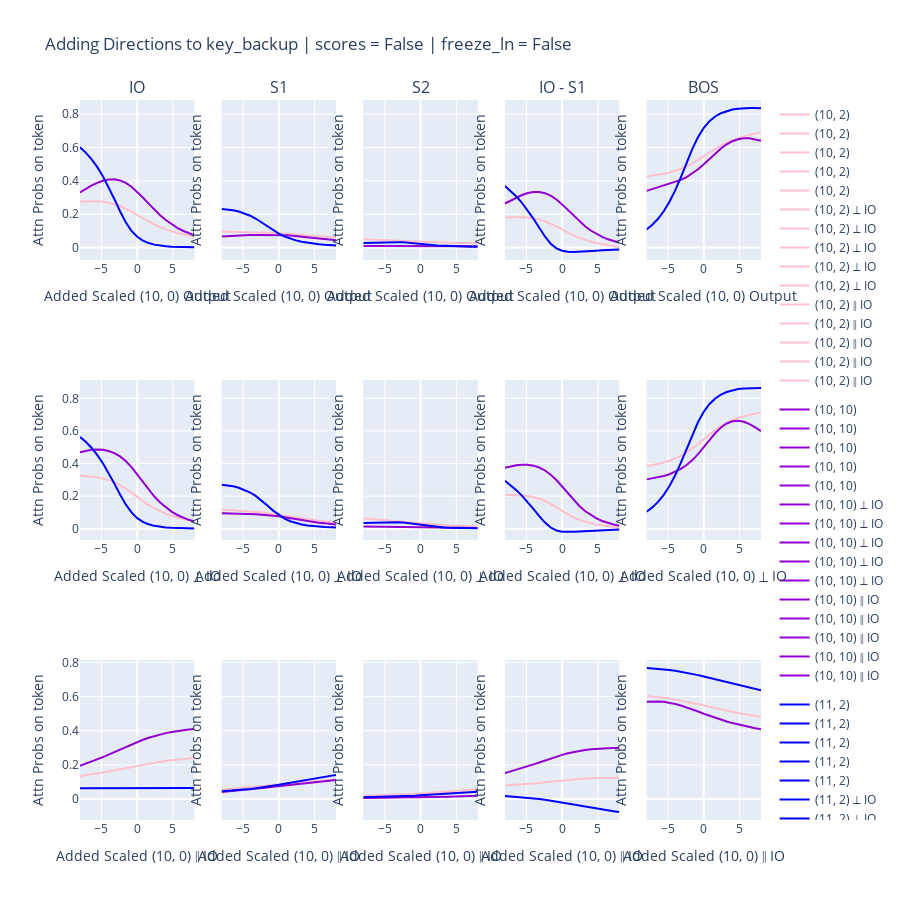

The cell this chart's notebook holds for it:
### Code cell
display_attn_scores("key_backup", scores = False, freeze_ln = False, head=(10, 0))

### Figure 1 — Plotly figure (JSON) as saved in the notebook; plotly's stock layout.template omitted (floating-point values rounded to 4 significant figures)
{"data": [{"legendgroup": "0", "line": {"color": "pink"}, "name": "(10, 2)", "type": "scatter", "x": [-8, -7.2, -6.4, -5.6, -4.8, -4, -3.2, -2.4, -1.6, -0.8, -1.192e-07, 0.8, 1.6, 2.4, 3.2, 4, 4.8, 5.6, 6.4, 7.2, 8], "xaxis": "x", "y": [0.2765, 0.2781, 0.2786, 0.2776, 0.2746, 0.2692, 0.2608, 0.2491, 0.2338, 0.2155, 0.1953, 0.1748, 0.1554, 0.1378, 0.1224, 0.1089, 0.09725, 0.08723, 0.07862, 0.07124, 0.06493], "yaxis": "y"}, {"legendgroup": "1", "line": {"color": "darkviolet"}, "name": "(10, 10)", "type": "scatter", "x": [-8, -7.2, -6.4, -5.6, -4.8, -4, -3.2, -2.4, -1.6, -0.8, -1.192e-07, 0.8, 1.6, 2.4, 3.2, 4, 4.8, 5.6, 6.4, 7.2, 8], "xaxis": "x", "y": [0.3307, 0.3517, 0.3711, 0.3879, 0.4009, 0.4086, 0.4095, 0.4027, 0.3876, 0.3646, 0.3347, 0.2999, 0.2633, 0.2274, 0.1944, 0.1652, 0.1401, 0.1189, 0.101, 0.08606, 0.07357], "yaxis": "y"}, {"legendgroup": "2", "line": {"color": "blue"}, "name": "(11, 2)", "type": "scatter", "x": [-8, -7.2, -6.4, -5.6, -4.8, -4, -3.2, -2.4, -1.6, -0.8, -1.192e-07, 0.8, 1.6, 2.4, 3.2, 4, 4.8, 5.6, 6.4, 7.2, 8], "xaxis": "x", "y": [0.6013, 0.5694, 0.5305, 0.4838, 0.4283, 0.3638, 0.2918, 0.2177, 0.1512, 0.1, 0.06473, 0.04177, 0.02713, 0.0178, 0.01183, 0.007968, 0.005447, 0.00378, 0.002666, 0.00191, 0.001392], "yaxis": "y"}, {"legendgroup": "0", "line": {"color": "pink"}, "name": "(10, 2)", "type": "scatter", "x": [-8, -7.2, -6.4, -5.6, -4.8, -4, -3.2, -2.4, -1.6, -0.8, -1.192e-07, 0.8, 1.6, 2.4, 3.2, 4, 4.8, 5.6, 6.4, 7.2, 8], "xaxis": "x2", "y": [0.09647, 0.09591, 0.09526, 0.09452, 0.09367, 0.09273, 0.09169, 0.09054, 0.08928, 0.08782, 0.08609, 0.08399, 0.08151, 0.07875, 0.07585, 0.07296, 0.07019, 0.0676, 0.06522, 0.06306, 0.0611], "yaxis": "y2"}, {"legendgroup": "1", "line": {"color": "darkviolet"}, "name": "(10, 10)", "type": "scatter", "x": [-8, -7.2, -6.4, -5.6, -4.8, -4, -3.2, -2.4, -1.6, -0.8, -1.192e-07, 0.8, 1.6, 2.4, 3.2, 4, 4.8, 5.6, 6.4, 7.2, 8], "xaxis": "x2", "y": [0.06633, 0.06884, 0.07098, 0.07273, 0.07411, 0.07513, 0.07584, 0.07628, 0.07645, 0.07628, 0.07566, 0.0744, 0.07239, 0.06966, 0.06636, 0.06271, 0.0589, 0.05509, 0.05136, 0.04779, 0.04441], "yaxis": "y2"}, {"legendgroup": "2", "line": {"color": "blue"}, "name": "(11, 2)", "type": "scatter", "x": [-8, -7.2, -6.4, -5.6, -4.8, -4, -3.2, -2.4, -1.6, -0.8, -1.192e-07, 0.8, 1.6, 2.4, 3.2, 4, 4.8, 5.6, 6.4, 7.2, 8], "xaxis": "x2", "y": [0.2316, 0.2286, 0.2238, 0.2164, 0.2057, 0.1912, 0.1729, 0.1513, 0.1277, 0.1044, 0.08364, 0.06676, 0.05358, 0.04339, 0.03548, 0.02928, 0.02436, 0.02043, 0.01727, 0.0147, 0.01261], "yaxis": "y2"}, {"legendgroup": "0", "line": {"color": "pink"}, "name": "(10, 2)", "type": "scatter", "x": [-8, -7.2, -6.4, -5.6, -4.8, -4, -3.2, -2.4, -1.6, -0.8, -1.192e-07, 0.8, 1.6, 2.4, 3.2, 4, 4.8, 5.6, 6.4, 7.2, 8], "xaxis": "x3", "y": [0.05004, 0.04845, 0.04675, 0.04494, 0.04309, 0.04122, 0.0394, 0.03767, 0.03607, 0.03459, 0.03324, 0.032, 0.0309, 0.02995, 0.02916, 0.02852, 0.02803, 0.02764, 0.02735, 0.02712, 0.02695], "yaxis": "y3"}, {"legendgroup": "1", "line": {"color": "darkviolet"}, "name": "(10, 10)", "type": "scatter", "x": [-8, -7.2, -6.4, -5.6, -4.8, -4, -3.2, -2.4, -1.6, -0.8, -1.192e-07, 0.8, 1.6, 2.4, 3.2, 4, 4.8, 5.6, 6.4, 7.2, 8], "xaxis": "x3", "y": [0.009734, 0.009694, 0.009627, 0.009549, 0.009477, 0.00943, 0.009427, 0.009487, 0.009626, 0.009844, 0.01012, 0.01039, 0.0106, 0.01068, 0.01062, 0.01043, 0.01015, 0.00981, 0.009435, 0.009044, 0.008652], "yaxis": "y3"}, {"legendgroup": "2", "line": {"color": "blue"}, "name": "(11, 2)", "type": "scatter", "x": [-8, -7.2, -6.4, -5.6, -4.8, -4, -3.2, -2.4, -1.6, -0.8, -1.192e-07, 0.8, 1.6, 2.4, 3.2, 4, 4.8, 5.6, 6.4, 7.2, 8], "xaxis": "x3", "y": [0.02733, 0.02864, 0.02993, 0.03109, 0.03202, 0.03257, 0.03252, 0.03151, 0.02922, 0.02584, 0.02205, 0.01846, 0.01536, 0.01279, 0.01071, 0.009026, 0.007668, 0.006567, 0.005668, 0.004929, 0.004318], "yaxis": "y3"}, {"legendgroup": "0", "line": {"color": "pink"}, "name": "(10, 2)", "type": "scatter", "x": [-8, -7.2, -6.4, -5.6, -4.8, -4, -3.2, -2.4, -1.6, -0.8, -1.192e-07, 0.8, 1.6, 2.4, 3.2, 4, 4.8, 5.6, 6.4, 7.2, 8], "xaxis": "x4", "y": [0.18, 0.1822, 0.1834, 0.1831, 0.1809, 0.1765, 0.1691, 0.1585, 0.1446, 0.1277, 0.1092, 0.09083, 0.07388, 0.05908, 0.04651, 0.03593, 0.02706, 0.01963, 0.0134, 0.008187, 0.003825], "yaxis": "y4"}, {"legendgroup": "1", "line": {"color": "darkviolet"}, "name": "(10, 10)", "type": "scatter", "x": [-8, -7.2, -6.4, -5.6, -4.8, -4, -3.2, -2.4, -1.6, -0.8, -1.192e-07, 0.8, 1.6, 2.4, 3.2, 4, 4.8, 5.6, 6.4, 7.2, 8], "xaxis": "x4", "y": [0.2643, 0.2828, 0.3001, 0.3152, 0.3268, 0.3334, 0.3336, 0.3264, 0.3112, 0.2883, 0.259, 0.2256, 0.1909, 0.1577, 0.128, 0.1025, 0.08121, 0.06377, 0.04964, 0.03827, 0.02916], "yaxis": "y4"}, {"legendgroup": "2", "line": {"color": "blue"}, "name": "(11, 2)", "type": "scatter", "x": [-8, -7.2, -6.4, -5.6, -4.8, -4, -3.2, -2.4, -1.6, -0.8, -1.192e-07, 0.8, 1.6, 2.4, 3.2, 4, 4.8, 5.6, 6.4, 7.2, 8], "xaxis": "x4", "y": [0.3697, 0.3407, 0.3067, 0.2673, 0.2226, 0.1726, 0.1189, 0.06638, 0.02351, -0.004334, -0.0189, -0.02499, -0.02645, -0.02559, -0.02365, -0.02131, -0.01892, -0.01665, -0.0146, -0.01279, -0.01122], "yaxis": "y4"}, {"legendgroup": "0", "line": {"color": "pink"}, "name": "(10, 2)", "type": "scatter", "x": [-8, -7.2, -6.4, -5.6, -4.8, -4, -3.2, -2.4, -1.6, -0.8, -1.192e-07, 0.8, 1.6, 2.4, 3.2, 4, 4.8, 5.6, 6.4, 7.2, 8], "xaxis": "x5", "y": [0.4281, 0.4317, 0.4364, 0.4426, 0.4504, 0.4603, 0.4725, 0.4875, 0.5053, 0.5258, 0.5479, 0.5704, 0.5918, 0.6113, 0.6285, 0.6434, 0.6563, 0.6673, 0.6766, 0.6845, 0.6911], "yaxis": "y5"}, {"legendgroup": "1", "line": {"color": "darkviolet"}, "name": "(10, 10)", "type": "scatter", "x": [-8, -7.2, -6.4, -5.6, -4.8, -4, -3.2, -2.4, -1.6, -0.8, -1.192e-07, 0.8, 1.6, 2.4, 3.2, 4, 4.8, 5.6, 6.4, 7.2, 8], "xaxis": "x5", "y": [0.3403, 0.3508, 0.3608, 0.3707, 0.3809, 0.3923, 0.406, 0.4229, 0.4442, 0.47, 0.5, 0.5325, 0.5649, 0.5945, 0.6192, 0.6378, 0.6498, 0.6553, 0.6551, 0.6498, 0.6403], "yaxis": "y5"}, {"legendgroup": "2", "line": {"color": "blue"}, "name": "(11, 2)", "type": "scatter", "x": [-8, -7.2, -6.4, -5.6, -4.8, -4, -3.2, -2.4, -1.6, -0.8, -1.192e-07, 0.8, 1.6, 2.4, 3.2, 4, 4.8, 5.6, 6.4, 7.2, 8], "xaxis": "x5", "y": [0.1085, 0.1367, 0.1727, 0.218, 0.2745, 0.343, 0.4227, 0.5087, 0.5917, 0.6627, 0.7177, 0.7578, 0.7861, 0.8056, 0.8189, 0.8277, 0.8331, 0.836, 0.837, 0.8366, 0.8351], "yaxis": "y5"}, {"legendgroup": "0", "line": {"color": "pink"}, "name": "(10, 2) ⊥ IO", "type": "scatter", "x": [-8, -7.2, -6.4, -5.6, -4.8, -4, -3.2, -2.4, -1.6, -0.8, -1.192e-07, 0.8, 1.6, 2.4, 3.2, 4, 4.8, 5.6, 6.4, 7.2, 8], "xaxis": "x6", "y": [0.3254, 0.3235, 0.3203, 0.3155, 0.3086, 0.299, 0.2861, 0.2692, 0.2479, 0.2227, 0.1953, 0.1687, 0.1447, 0.124, 0.1064, 0.09157, 0.07904, 0.06855, 0.05982, 0.05259, 0.0466], "yaxis": "y6"}, {"legendgroup": "1", "line": {"color": "darkviolet"}, "name": "(10, 10) ⊥ IO", "type": "scatter", "x": [-8, -7.2, -6.4, -5.6, -4.8, -4, -3.2, -2.4, -1.6, -0.8, -1.192e-07, 0.8, 1.6, 2.4, 3.2, 4, 4.8, 5.6, 6.4, 7.2, 8], "xaxis": "x6", "y": [0.4688, 0.4777, 0.4837, 0.486, 0.484, 0.4769, 0.4636, 0.4433, 0.4149, 0.3783, 0.3347, 0.2871, 0.2401, 0.1974, 0.1606, 0.1298, 0.1046, 0.08409, 0.06758, 0.0544, 0.04393], "yaxis": "y6"}, {"legendgroup": "2", "line": {"color": "blue"}, "name": "(11, 2) ⊥ IO", "type": "scatter", "x": [-8, -7.2, -6.4, -5.6, -4.8, -4, -3.2, -2.4, -1.6, -0.8, -1.192e-07, 0.8, 1.6, 2.4, 3.2, 4, 4.8, 5.6, 6.4, 7.2, 8], "xaxis": "x6", "y": [0.5631, 0.533, 0.4966, 0.4531, 0.4016, 0.3424, 0.2769, 0.2101, 0.1489, 0.09978, 0.06473, 0.04156, 0.02677, 0.01739, 0.01143, 0.0076, 0.005118, 0.003491, 0.002414, 0.001692, 0.001204], "yaxis": "y6"}, {"legendgroup": "0", "line": {"color": "pink"}, "name": "(10, 2) ⊥ IO", "type": "scatter", "x": [-8, -7.2, -6.4, -5.6, -4.8, -4, -3.2, -2.4, -1.6, -0.8, -1.192e-07, 0.8, 1.6, 2.4, 3.2, 4, 4.8, 5.6, 6.4, 7.2, 8], "xaxis": "x7", "y": [0.1177, 0.1158, 0.1136, 0.1113, 0.1086, 0.1057, 0.1025, 0.09906, 0.09526, 0.09098, 0.08609, 0.08059, 0.0747, 0.06878, 0.06311, 0.05788, 0.05318, 0.04903, 0.0454, 0.04224, 0.0395], "yaxis": "y7"}, {"legendgroup": "1", "line": {"color": "darkviolet"}, "name": "(10, 10) ⊥ IO", "type": "scatter", "x": [-8, -7.2, -6.4, -5.6, -4.8, -4, -3.2, -2.4, -1.6, -0.8, -1.192e-07, 0.8, 1.6, 2.4, 3.2, 4, 4.8, 5.6, 6.4, 7.2, 8], "xaxis": "x7", "y": [0.09511, 0.0947, 0.09399, 0.093, 0.09172, 0.09018, 0.08834, 0.08613, 0.08341, 0.07999, 0.07566, 0.07036, 0.06438, 0.05817, 0.05216, 0.04657, 0.04148, 0.03689, 0.03279, 0.02915, 0.02595], "yaxis": "y7"}, {"legendgroup": "2", "line": {"color": "blue"}, "name": "(11, 2) ⊥ IO", "type": "scatter", "x": [-8, -7.2, -6.4, -5.6, -4.8, -4, -3.2, -2.4, -1.6, -0.8, -1.192e-07, 0.8, 1.6, 2.4, 3.2, 4, 4.8, 5.6, 6.4, 7.2, 8], "xaxis": "x7", "y": [0.2689, 0.2655, 0.26, 0.2514, 0.239, 0.2219, 0.1996, 0.1724, 0.1418, 0.111, 0.08364, 0.06188, 0.04575, 0.0342, 0.02597, 0.02005, 0.01572, 0.01249, 0.01005, 0.008173, 0.006719], "yaxis": "y7"}, {"legendgroup": "0", "line": {"color": "pink"}, "name": "(10, 2) ⊥ IO", "type": "scatter", "x": [-8, -7.2, -6.4, -5.6, -4.8, -4, -3.2, -2.4, -1.6, -0.8, -1.192e-07, 0.8, 1.6, 2.4, 3.2, 4, 4.8, 5.6, 6.4, 7.2, 8], "xaxis": "x8", "y": [0.06373, 0.06126, 0.0586, 0.05577, 0.0528, 0.04971, 0.04652, 0.04327, 0.03996, 0.0366, 0.03324, 0.03001, 0.02705, 0.02444, 0.02218, 0.02026, 0.01861, 0.01721, 0.01601, 0.01499, 0.01411], "yaxis": "y8"}, {"legendgroup": "1", "line": {"color": "darkviolet"}, "name": "(10, 10) ⊥ IO", "type": "scatter", "x": [-8, -7.2, -6.4, -5.6, -4.8, -4, -3.2, -2.4, -1.6, -0.8, -1.192e-07, 0.8, 1.6, 2.4, 3.2, 4, 4.8, 5.6, 6.4, 7.2, 8], "xaxis": "x8", "y": [0.01285, 0.01252, 0.01219, 0.01187, 0.01157, 0.0113, 0.01107, 0.01087, 0.01068, 0.01045, 0.01012, 0.009645, 0.009049, 0.008393, 0.007741, 0.007126, 0.006557, 0.006033, 0.005552, 0.005111, 0.00471], "yaxis": "y8"}, {"legendgroup": "2", "line": {"color": "blue"}, "name": "(11, 2) ⊥ IO", "type": "scatter", "x": [-8, -7.2, -6.4, -5.6, -4.8, -4, -3.2, -2.4, -1.6, -0.8, -1.192e-07, 0.8, 1.6, 2.4, 3.2, 4, 4.8, 5.6, 6.4, 7.2, 8], "xaxis": "x8", "y": [0.0344, 0.03601, 0.03757, 0.03896, 0.04001, 0.04044, 0.03981, 0.03757, 0.03344, 0.0279, 0.02205, 0.01687, 0.01276, 0.009679, 0.007427, 0.005781, 0.004565, 0.003654, 0.002962, 0.002429, 0.002014], "yaxis": "y8"}, {"legendgroup": "0", "line": {"color": "pink"}, "name": "(10, 2) ⊥ IO", "type": "scatter", "x": [-8, -7.2, -6.4, -5.6, -4.8, -4, -3.2, -2.4, -1.6, -0.8, -1.192e-07, 0.8, 1.6, 2.4, 3.2, 4, 4.8, 5.6, 6.4, 7.2, 8], "xaxis": "x9", "y": [0.2076, 0.2077, 0.2067, 0.2042, 0.2, 0.1933, 0.1836, 0.1701, 0.1526, 0.1317, 0.1092, 0.08807, 0.06996, 0.05523, 0.04334, 0.03369, 0.02586, 0.01952, 0.01443, 0.01035, 0.007109], "yaxis": "y9"}, {"legendgroup": "1", "line": {"color": "darkviolet"}, "name": "(10, 10) ⊥ IO", "type": "scatter", "x": [-8, -7.2, -6.4, -5.6, -4.8, -4, -3.2, -2.4, -1.6, -0.8, -1.192e-07, 0.8, 1.6, 2.4, 3.2, 4, 4.8, 5.6, 6.4, 7.2, 8], "xaxis": "x9", "y": [0.3737, 0.383, 0.3897, 0.393, 0.3923, 0.3867, 0.3753, 0.3571, 0.3315, 0.2983, 0.259, 0.2168, 0.1758, 0.1392, 0.1084, 0.08327, 0.06312, 0.0472, 0.03479, 0.02525, 0.01798], "yaxis": "y9"}, {"legendgroup": "2", "line": {"color": "blue"}, "name": "(11, 2) ⊥ IO", "type": "scatter", "x": [-8, -7.2, -6.4, -5.6, -4.8, -4, -3.2, -2.4, -1.6, -0.8, -1.192e-07, 0.8, 1.6, 2.4, 3.2, 4, 4.8, 5.6, 6.4, 7.2, 8], "xaxis": "x9", "y": [0.2942, 0.2674, 0.2366, 0.2016, 0.1626, 0.1204, 0.07732, 0.03766, 0.007089, -0.0112, -0.0189, -0.02031, -0.01899, -0.01681, -0.01455, -0.01245, -0.0106, -0.009001, -0.007634, -0.006481, -0.005515], "yaxis": "y9"}, {"legendgroup": "0", "line": {"color": "pink"}, "name": "(10, 2) ⊥ IO", "type": "scatter", "x": [-8, -7.2, -6.4, -5.6, -4.8, -4, -3.2, -2.4, -1.6, -0.8, -1.192e-07, 0.8, 1.6, 2.4, 3.2, 4, 4.8, 5.6, 6.4, 7.2, 8], "xaxis": "x10", "y": [0.3827, 0.389, 0.3966, 0.4058, 0.417, 0.4304, 0.4468, 0.4665, 0.4903, 0.5179, 0.5479, 0.578, 0.6057, 0.6298, 0.6502, 0.667, 0.6806, 0.6914, 0.6999, 0.7064, 0.7114], "yaxis": "y10"}, {"legendgroup": "1", "line": {"color": "darkviolet"}, "name": "(10, 10) ⊥ IO", "type": "scatter", "x": [-8, -7.2, -6.4, -5.6, -4.8, -4, -3.2, -2.4, -1.6, -0.8, -1.192e-07, 0.8, 1.6, 2.4, 3.2, 4, 4.8, 5.6, 6.4, 7.2, 8], "xaxis": "x10", "y": [0.3026, 0.308, 0.3146, 0.323, 0.3339, 0.3482, 0.3668, 0.3907, 0.4209, 0.4577, 0.5, 0.5446, 0.5864, 0.621, 0.6455, 0.6592, 0.6623, 0.656, 0.6419, 0.6218, 0.5976], "yaxis": "y10"}, {"legendgroup": "2", "line": {"color": "blue"}, "name": "(11, 2) ⊥ IO", "type": "scatter", "x": [-8, -7.2, -6.4, -5.6, -4.8, -4, -3.2, -2.4, -1.6, -0.8, -1.192e-07, 0.8, 1.6, 2.4, 3.2, 4, 4.8, 5.6, 6.4, 7.2, 8], "xaxis": "x10", "y": [0.1038, 0.1305, 0.1645, 0.2077, 0.2616, 0.3276, 0.4051, 0.4905, 0.5765, 0.6543, 0.7177, 0.7652, 0.7992, 0.8227, 0.8388, 0.8495, 0.8564, 0.8606, 0.8627, 0.8632, 0.8625], "yaxis": "y10"}, {"legendgroup": "0", "line": {"color": "pink"}, "name": "(10, 2) ∥ IO", "type": "scatter", "x": [-8, -7.2, -6.4, -5.6, -4.8, -4, -3.2, -2.4, -1.6, -0.8, -1.192e-07, 0.8, 1.6, 2.4, 3.2, 4, 4.8, 5.6, 6.4, 7.2, 8], "xaxis": "x11", "y": [0.1358, 0.1401, 0.1448, 0.1499, 0.1554, 0.1614, 0.1678, 0.1745, 0.1814, 0.1884, 0.1953, 0.202, 0.2083, 0.2141, 0.2194, 0.2241, 0.2282, 0.2318, 0.235, 0.2376, 0.2399], "yaxis": "y11"}, {"legendgroup": "1", "line": {"color": "darkviolet"}, "name": "(10, 10) ∥ IO", "type": "scatter", "x": [-8, -7.2, -6.4, -5.6, -4.8, -4, -3.2, -2.4, -1.6, -0.8, -1.192e-07, 0.8, 1.6, 2.4, 3.2, 4, 4.8, 5.6, 6.4, 7.2, 8], "xaxis": "x11", "y": [0.1942, 0.2063, 0.2189, 0.232, 0.2458, 0.2602, 0.2752, 0.2905, 0.3058, 0.3206, 0.3347, 0.3476, 0.3592, 0.3695, 0.3785, 0.3863, 0.3929, 0.3986, 0.4033, 0.4071, 0.4103], "yaxis": "y11"}, {"legendgroup": "2", "line": {"color": "blue"}, "name": "(11, 2) ∥ IO", "type": "scatter", "x": [-8, -7.2, -6.4, -5.6, -4.8, -4, -3.2, -2.4, -1.6, -0.8, -1.192e-07, 0.8, 1.6, 2.4, 3.2, 4, 4.8, 5.6, 6.4, 7.2, 8], "xaxis": "x11", "y": [0.0635, 0.06346, 0.06347, 0.06354, 0.06365, 0.06381, 0.064, 0.0642, 0.0644, 0.06458, 0.06473, 0.06485, 0.06493, 0.06498, 0.06499, 0.065, 0.06499, 0.065, 0.06503, 0.06507, 0.06515], "yaxis": "y11"}, {"legendgroup": "0", "line": {"color": "pink"}, "name": "(10, 2) ∥ IO", "type": "scatter", "x": [-8, -7.2, -6.4, -5.6, -4.8, -4, -3.2, -2.4, -1.6, -0.8, -1.192e-07, 0.8, 1.6, 2.4, 3.2, 4, 4.8, 5.6, 6.4, 7.2, 8], "xaxis": "x12", "y": [0.05594, 0.05848, 0.06115, 0.06393, 0.06684, 0.06986, 0.07298, 0.07619, 0.07946, 0.08277, 0.08609, 0.08938, 0.09262, 0.09579, 0.09887, 0.1018, 0.1047, 0.1075, 0.1101, 0.1127, 0.1151], "yaxis": "y12"}, {"legendgroup": "1", "line": {"color": "darkviolet"}, "name": "(10, 10) ∥ IO", "type": "scatter", "x": [-8, -7.2, -6.4, -5.6, -4.8, -4, -3.2, -2.4, -1.6, -0.8, -1.192e-07, 0.8, 1.6, 2.4, 3.2, 4, 4.8, 5.6, 6.4, 7.2, 8], "xaxis": "x12", "y": [0.04184, 0.04461, 0.0475, 0.05051, 0.05367, 0.05699, 0.06048, 0.06412, 0.06789, 0.07175, 0.07566, 0.07956, 0.08344, 0.08726, 0.09102, 0.09469, 0.09827, 0.1018, 0.1052, 0.1085, 0.1117], "yaxis": "y12"}, {"legendgroup": "2", "line": {"color": "blue"}, "name": "(11, 2) ∥ IO", "type": "scatter", "x": [-8, -7.2, -6.4, -5.6, -4.8, -4, -3.2, -2.4, -1.6, -0.8, -1.192e-07, 0.8, 1.6, 2.4, 3.2, 4, 4.8, 5.6, 6.4, 7.2, 8], "xaxis": "x12", "y": [0.04571, 0.04792, 0.05037, 0.05311, 0.05618, 0.05964, 0.06352, 0.06787, 0.07269, 0.07796, 0.08364, 0.08963, 0.09583, 0.1021, 0.1083, 0.1144, 0.1203, 0.1258, 0.1311, 0.136, 0.1406], "yaxis": "y12"}, {"legendgroup": "0", "line": {"color": "pink"}, "name": "(10, 2) ∥ IO", "type": "scatter", "x": [-8, -7.2, -6.4, -5.6, -4.8, -4, -3.2, -2.4, -1.6, -0.8, -1.192e-07, 0.8, 1.6, 2.4, 3.2, 4, 4.8, 5.6, 6.4, 7.2, 8], "xaxis": "x13", "y": [0.01925, 0.02018, 0.02119, 0.02228, 0.02348, 0.02478, 0.02621, 0.02776, 0.02945, 0.03128, 0.03324, 0.03532, 0.03753, 0.03984, 0.04223, 0.0447, 0.04724, 0.04981, 0.05242, 0.05504, 0.05767], "yaxis": "y13"}, {"legendgroup": "1", "line": {"color": "darkviolet"}, "name": "(10, 10) ∥ IO", "type": "scatter", "x": [-8, -7.2, -6.4, -5.6, -4.8, -4, -3.2, -2.4, -1.6, -0.8, -1.192e-07, 0.8, 1.6, 2.4, 3.2, 4, 4.8, 5.6, 6.4, 7.2, 8], "xaxis": "x13", "y": [0.005806, 0.006108, 0.006417, 0.006742, 0.007087, 0.007464, 0.007882, 0.00835, 0.008877, 0.009465, 0.01012, 0.01083, 0.0116, 0.01242, 0.0133, 0.01422, 0.01518, 0.01618, 0.0172, 0.01825, 0.01932], "yaxis": "y13"}, {"legendgroup": "2", "line": {"color": "blue"}, "name": "(11, 2) ∥ IO", "type": "scatter", "x": [-8, -7.2, -6.4, -5.6, -4.8, -4, -3.2, -2.4, -1.6, -0.8, -1.192e-07, 0.8, 1.6, 2.4, 3.2, 4, 4.8, 5.6, 6.4, 7.2, 8], "xaxis": "x13", "y": [0.0112, 0.01175, 0.01237, 0.01309, 0.01391, 0.01486, 0.01596, 0.01722, 0.01865, 0.02027, 0.02205, 0.02399, 0.02606, 0.02823, 0.03046, 0.03271, 0.03497, 0.03721, 0.03941, 0.04156, 0.04367], "yaxis": "y13"}, {"legendgroup": "0", "line": {"color": "pink"}, "name": "(10, 2) ∥ IO", "type": "scatter", "x": [-8, -7.2, -6.4, -5.6, -4.8, -4, -3.2, -2.4, -1.6, -0.8, -1.192e-07, 0.8, 1.6, 2.4, 3.2, 4, 4.8, 5.6, 6.4, 7.2, 8], "xaxis": "x14", "y": [0.07988, 0.08166, 0.08368, 0.08598, 0.0886, 0.09154, 0.09479, 0.09829, 0.1019, 0.1056, 0.1092, 0.1126, 0.1157, 0.1183, 0.1205, 0.1222, 0.1235, 0.1244, 0.1248, 0.125, 0.1248], "yaxis": "y14"}, {"legendgroup": "1", "line": {"color": "darkviolet"}, "name": "(10, 10) ∥ IO", "type": "scatter", "x": [-8, -7.2, -6.4, -5.6, -4.8, -4, -3.2, -2.4, -1.6, -0.8, -1.192e-07, 0.8, 1.6, 2.4, 3.2, 4, 4.8, 5.6, 6.4, 7.2, 8], "xaxis": "x14", "y": [0.1524, 0.1617, 0.1714, 0.1815, 0.1921, 0.2032, 0.2147, 0.2264, 0.2379, 0.2489, 0.259, 0.268, 0.2758, 0.2823, 0.2875, 0.2916, 0.2947, 0.2968, 0.2981, 0.2987, 0.2986], "yaxis": "y14"}, {"legendgroup": "2", "line": {"color": "blue"}, "name": "(11, 2) ∥ IO", "type": "scatter", "x": [-8, -7.2, -6.4, -5.6, -4.8, -4, -3.2, -2.4, -1.6, -0.8, -1.192e-07, 0.8, 1.6, 2.4, 3.2, 4, 4.8, 5.6, 6.4, 7.2, 8], "xaxis": "x14", "y": [0.01779, 0.01554, 0.0131, 0.01043, 0.007473, 0.004175, 0.0004765, -0.00367, -0.00829, -0.01338, -0.0189, -0.02478, -0.03089, -0.03712, -0.04334, -0.04942, -0.05526, -0.06082, -0.06603, -0.0709, -0.07541], "yaxis": "y14"}, {"legendgroup": "0", "line": {"color": "pink"}, "name": "(10, 2) ∥ IO", "type": "scatter", "x": [-8, -7.2, -6.4, -5.6, -4.8, -4, -3.2, -2.4, -1.6, -0.8, -1.192e-07, 0.8, 1.6, 2.4, 3.2, 4, 4.8, 5.6, 6.4, 7.2, 8], "xaxis": "x15", "y": [0.6032, 0.6007, 0.5975, 0.5936, 0.589, 0.5836, 0.5775, 0.5708, 0.5635, 0.5558, 0.5479, 0.54, 0.5321, 0.5245, 0.5172, 0.5104, 0.5039, 0.4979, 0.4923, 0.4871, 0.4824], "yaxis": "y15"}, {"legendgroup": "1", "line": {"color": "darkviolet"}, "name": "(10, 10) ∥ IO", "type": "scatter", "x": [-8, -7.2, -6.4, -5.6, -4.8, -4, -3.2, -2.4, -1.6, -0.8, -1.192e-07, 0.8, 1.6, 2.4, 3.2, 4, 4.8, 5.6, 6.4, 7.2, 8], "xaxis": "x15", "y": [0.5706, 0.5725, 0.5721, 0.5693, 0.5643, 0.5571, 0.5479, 0.5372, 0.5252, 0.5127, 0.5, 0.4876, 0.4758, 0.4647, 0.4545, 0.445, 0.4363, 0.4284, 0.4211, 0.4145, 0.4084], "yaxis": "y15"}, {"legendgroup": "2", "line": {"color": "blue"}, "name": "(11, 2) ∥ IO", "type": "scatter", "x": [-8, -7.2, -6.4, -5.6, -4.8, -4, -3.2, -2.4, -1.6, -0.8, -1.192e-07, 0.8, 1.6, 2.4, 3.2, 4, 4.8, 5.6, 6.4, 7.2, 8], "xaxis": "x15", "y": [0.7674, 0.7655, 0.763, 0.7598, 0.756, 0.7514, 0.746, 0.7399, 0.7331, 0.7257, 0.7177, 0.7093, 0.7007, 0.692, 0.6834, 0.6749, 0.6667, 0.6588, 0.6513, 0.6441, 0.6371], "yaxis": "y15"}], "layout": {"annotations": [{"font": {"size": 16}, "showarrow": false, "text": "IO", "x": 0.084, "xanchor": "center", "xref": "paper", "y": 1, "yanchor": "bottom", "yref": "paper"}, {"font": {"size": 16}, "showarrow": false, "text": "S1", "x": 0.292, "xanchor": "center", "xref": "paper", "y": 1, "yanchor": "bottom", "yref": "paper"}, {"font": {"size": 16}, "showarrow": false, "text": "S2", "x": 0.5, "xanchor": "center", "xref": "paper", "y": 1, "yanchor": "bottom", "yref": "paper"}, {"font": {"size": 16}, "showarrow": false, "text": "IO - S1", "x": 0.708, "xanchor": "center", "xref": "paper", "y": 1, "yanchor": "bottom", "yref": "paper"}, {"font": {"size": 16}, "showarrow": false, "text": "BOS", "x": 0.916, "xanchor": "center", "xref": "paper", "y": 1, "yanchor": "bottom", "yref": "paper"}], "height": 900, "title": {"text": "Adding Directions to key_backup | scores = False | freeze_ln = False"}, "xaxis": {"anchor": "y", "domain": [0, 0.168], "title": {"text": "Added Scaled (10, 0) Output"}}, "xaxis10": {"anchor": "y10", "domain": [0.832, 1], "title": {"text": "Added Scaled (10, 0) ⊥ IO "}}, "xaxis11": {"anchor": "y11", "domain": [0, 0.168], "title": {"text": "Added Scaled (10, 0) ∥ IO "}}, "xaxis12": {"anchor": "y12", "domain": [0.208, 0.376], "title": {"text": "Added Scaled (10, 0) ∥ IO "}}, "xaxis13": {"anchor": "y13", "domain": [0.416, 0.584], "title": {"text": "Added Scaled (10, 0) ∥ IO "}}, "xaxis14": {"anchor": "y14", "domain": [0.624, 0.792], "title": {"text": "Added Scaled (10, 0) ∥ IO "}}, "xaxis15": {"anchor": "y15", "domain": [0.832, 1], "title": {"text": "Added Scaled (10, 0) ∥ IO "}}, "xaxis2": {"anchor": "y2", "domain": [0.208, 0.376], "title": {"text": "Added Scaled (10, 0) Output"}}, "xaxis3": {"anchor": "y3", "domain": [0.416, 0.584], "title": {"text": "Added Scaled (10, 0) Output"}}, "xaxis4": {"anchor": "y4", "domain": [0.624, 0.792], "title": {"text": "Added Scaled (10, 0) Output"}}, "xaxis5": {"anchor": "y5", "domain": [0.832, 1], "title": {"text": "Added Scaled (10, 0) Output"}}, "xaxis6": {"anchor": "y6", "domain": [0, 0.168], "title": {"text": "Added Scaled (10, 0) ⊥ IO "}}, "xaxis7": {"anchor": "y7", "domain": [0.208, 0.376], "title": {"text": "Added Scaled (10, 0) ⊥ IO "}}, "xaxis8": {"anchor": "y8", "domain": [0.416, 0.584], "title": {"text": "Added Scaled (10, 0) ⊥ IO "}}, "xaxis9": {"anchor": "y9", "domain": [0.624, 0.792], "title": {"text": "Added Scaled (10, 0) ⊥ IO "}}, "yaxis": {"anchor": "x", "domain": [0.7778, 1], "title": {"text": "Attn Probs on token"}}, "yaxis10": {"anchor": "x10", "domain": [0.3889, 0.6111], "matches": "y6", "showticklabels": false, "title": {"text": "Attn Probs on token"}}, "yaxis11": {"anchor": "x11", "domain": [0, 0.2222], "title": {"text": "Attn Probs on token"}}, "yaxis12": {"anchor": "x12", "domain": [0, 0.2222], "matches": "y11", "showticklabels": false, "title": {"text": "Attn Probs on token"}}, "yaxis13": {"anchor": "x13", "domain": [0, 0.2222], "matches": "y11", "showticklabels": false, "title": {"text": "Attn Probs on token"}}, "yaxis14": {"anchor": "x14", "domain": [0, 0.2222], "matches": "y11", "showticklabels": false, "title": {"text": "Attn Probs on token"}}, "yaxis15": {"anchor": "x15", "domain": [0, 0.2222], "matches": "y11", "showticklabels": false, "title": {"text": "Attn Probs on token"}}, "yaxis2": {"anchor": "x2", "domain": [0.7778, 1], "matches": "y", "showticklabels": false, "title": {"text": "Attn Probs on token"}}, "yaxis3": {"anchor": "x3", "domain": [0.7778, 1], "matches": "y", "showticklabels": false, "title": {"text": "Attn Probs on token"}}, "yaxis4": {"anchor": "x4", "domain": [0.7778, 1], "matches": "y", "showticklabels": false, "title": {"text": "Attn Probs on token"}}, "yaxis5": {"anchor": "x5", "domain": [0.7778, 1], "matches": "y", "showticklabels": false, "title": {"text": "Attn Probs on token"}}, "yaxis6": {"anchor": "x6", "domain": [0.3889, 0.6111], "title": {"text": "Attn Probs on token"}}, "yaxis7": {"anchor": "x7", "domain": [0.3889, 0.6111], "matches": "y6", "showticklabels": false, "title": {"text": "Attn Probs on token"}}, "yaxis8": {"anchor": "x8", "domain": [0.3889, 0.6111], "matches": "y6", "showticklabels": false, "title": {"text": "Attn Probs on token"}}, "yaxis9": {"anchor": "x9", "domain": [0.3889, 0.6111], "matches": "y6", "showticklabels": false, "title": {"text": "Attn Probs on token"}}}}
